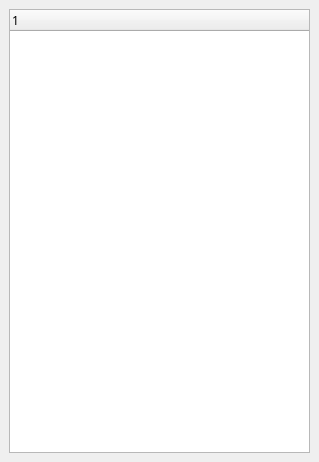
<?xml version="1.0" encoding="UTF-8"?>
<ui version="4.0">
 <class>GameObjectHierarchyWidget</class>
 <widget class="QDockWidget" name="GameObjectHierarchyWidget">
  <property name="geometry">
   <rect>
    <x>0</x>
    <y>0</y>
    <width>319</width>
    <height>462</height>
   </rect>
  </property>
  <property name="font">
   <font>
    <family>微软雅黑</family>
   </font>
  </property>
  <property name="features">
   <set>QDockWidget::DockWidgetFloatable|QDockWidget::DockWidgetMovable</set>
  </property>
  <property name="allowedAreas">
   <set>Qt::LeftDockWidgetArea|Qt::RightDockWidgetArea</set>
  </property>
  <property name="windowTitle">
   <string>Game Objects</string>
  </property>
  <widget class="QWidget" name="dockWidgetContents">
   <layout class="QVBoxLayout" name="verticalLayout">
    <item>
     <widget class="QTreeWidget" name="treeWidget">
      <column>
       <property name="text">
        <string notr="true">1</string>
       </property>
      </column>
     </widget>
    </item>
   </layout>
  </widget>
 </widget>
 <resources/>
 <connections/>
</ui>
